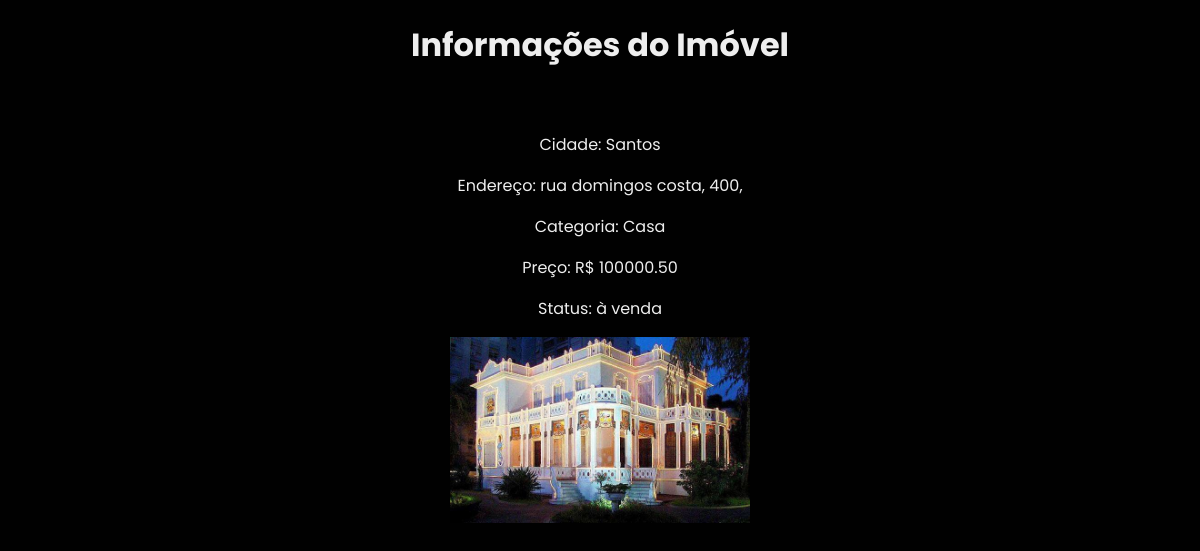
/arquivos/property.php?id=3, run on the app's committed database.
### tables this page shows
CREATE TABLE `imoveis` (
  `id` int(20) NOT NULL,
  `cidade` varchar(100) NOT NULL,
  `endereco` varchar(255) NOT NULL,
  `categoria` varchar(50) DEFAULT NULL,
  `preco` decimal(10,2) NOT NULL,
  `nome_vendedor` varchar(255) NOT NULL,
  `telefone_vendedor` varchar(20) NOT NULL,
  `email_vendedor` varchar(255) NOT NULL,
  `status` varchar(30) DEFAULT NULL,
  `foto` varchar(255) NOT NULL,
  `descricao` varchar(255) DEFAULT NULL
);

### arquivos/property.php (the view, shortened to what this page needs)
<!DOCTYPE html>
<html lang="en">
<head>
    <link rel="stylesheet" href="style.css">
</head>
<body>
    <div class="container">
        <?php
        if(isset($_GET['id'])) {
            $imovel_id = $_GET['id'];
            $dbHost = "localhost";
            $dbName = "fastimoveis";
            $dbUser = "root";
            $dbPass = "";
            try {
                $conn = new PDO("mysql:host=$dbHost;dbname=$dbName", $dbUser, $dbPass);
                $conn->setAttribute(PDO::ATTR_ERRMODE, PDO::ERRMODE_EXCEPTION);
                $stmt = $conn->prepare("SELECT * FROM imoveis WHERE id = ?");
                $stmt->execute([$imovel_id]);
                if($stmt->rowCount() > 0) {
                    $imovel = $stmt->fetch(PDO::FETCH_ASSOC);
                    echo "<center><h1>Informações do Imóvel</h1></center>";
                    echo "<br>";
                    echo "<center><p>Cidade: {$imovel['cidade']}</p></center>";
                    echo "<center><p>Endereço: {$imovel['endereco']}</p></center>";
                    echo "<center><p>Categoria: {$imovel['categoria']}</p></center>";
                    echo "<center><p>Preço: R$ {$imovel['preco']}</p></center>";
                    echo "<center><p>Status: {$imovel['status']}</p></center>";
                    echo "<center><img src='../php/{$imovel['foto']}' alt='{$imovel['foto']}' width='300'></center>";
                } else {
                    echo "<p>Imóvel não encontrado.</p>";
                }
            } catch(PDOException $e) {
                echo "Erro: " . $e->getMessage();
            }
        } else {
            header("Location: index.html");
            exit();
        }
        ?>
    </div>
</body>
</html>

### arquivos/style.css (style rules this page uses)
body { font-family: Poppins; margin: 0; background-color: #010101; color: #eee; background-size: cover; background-position: center; }

### data on the page
imoveis: cidade "Santos", endereco "rua domingos costa, 400,", categoria "Casa", preco "100000.50", status "à venda", foto (picture)
